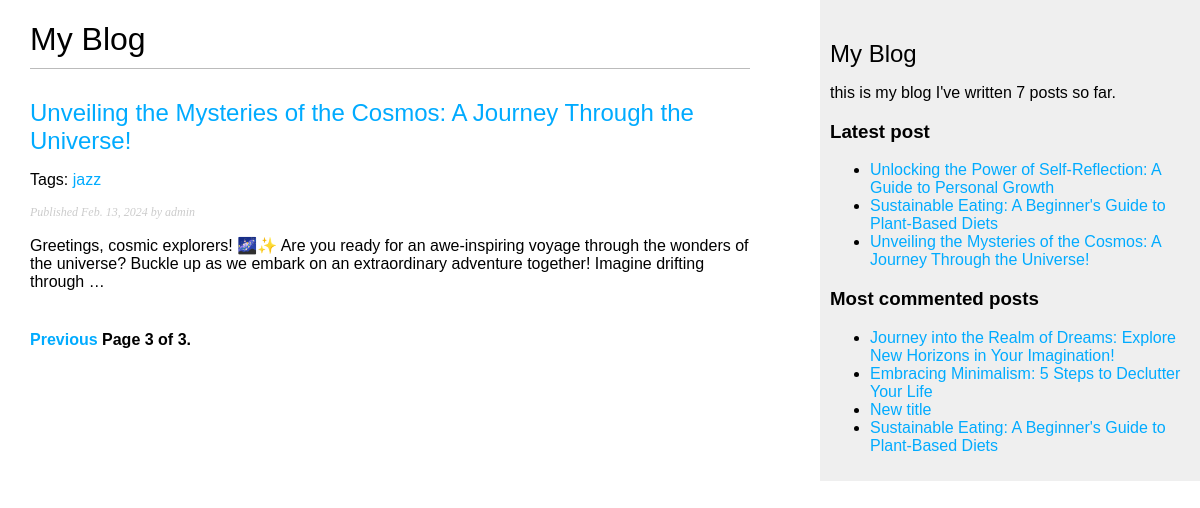
Page /blog/?page=3 on the committed database.
### blog/models.py (models this page shows, shortened)
class Post(models.Model):
    class Status(models.TextChoices):
        DRAFT = 'DF', 'Draft'
        PUBLISHED = 'PB', 'Published'
    title = models.CharField(max_length=250)
    slug = models.SlugField(max_length=250, unique_for_date='publish')
    author = models.ForeignKey(User,
                               on_delete=models.CASCADE,
                               related_name='blog_posts')
    body = models.TextField()
    publish = models.DateField(default=timezone.now)
    created = models.DateField(auto_now_add=True)
    updated = models.DateField(auto_now=True)
    status = models.CharField(max_length=2,
                              choices=Status.choices,
                              default=Status.DRAFT)
    objects = models.Manager()
    published = PublishedManager()
    tags = TaggableManager()
    class Meta:
        ordering = ['-publish']
        indexes = [
            models.Index(fields=['-publish']),
        ]
    def get_absolute_url(self):
        return reverse('blog:post_detail', args=[self.publish.year,
                                                 self.publish.month,
                                                 self.publish.day,
                                                 self.slug])

### blog/views.py (the view)
# urls.py: path('', views.post_list, name='post_list'),
def post_list(request, tag_slug=None):
    post_list = Post.published.all()
    tag = None
    if tag_slug:
        tag = get_object_or_404(Tag, slug=tag_slug)
        post_list = post_list.filter(tags__in=[tag])
    paginator = Paginator(post_list, 3)
    page_number = request.GET.get('page', 1)
    try:
        posts = paginator.page(page_number)
    except PageNotAnInteger:
        posts = paginator.page(1)
    except EmptyPage:
        posts = paginator.page(paginator.num_pages)
    return render(request, 'blog/post/list.html', {'posts': posts, 'tag': tag})

### blog/models.py (called while the page is built)
    def get_queryset(self):
        return super().get_queryset()\
                        .filter(status=Post.Status.PUBLISHED)

### blog/templatetags/blog_tags.py (called while the page is built)
@register.simple_tag
def total_posts():
    return Post.published.count()

@register.simple_tag
def get_most_commented_posts(count=2):
    return Post.published.annotate(total_comments=Count('comments')).order_by('-total_comments')[::count]

@register.inclusion_tag('blog/post/latest_posts.html')
def show_latest_posts(count=5):
    latest_posts = Post.published.order_by('-publish')[::count]
    return {'latest_posts': latest_posts}

### blog/templates/blog/post/list.html (shortened to what this page needs)
{% extends "blog/base.html" %}
{% block content %}
    <h1>My Blog</h1>
    {% for post in posts %}
        <h2>
            <a href="{{ post.get_absolute_url }}"> {{ post.title }}</a>
        </h2>
        <p class="tags">
            Tags:
            {% for tag in post.tags.all %}
                <a href="{% url 'blog:post_list_by_tag' tag.slug %}">
                    {{ tag.name }}
                </a>
            {% endfor %}
        </p>
        <p class="date">
            Published {{ post.publish }} by {{ post.author }}
        </p>
        {{ post.body|truncatewords:30|linebreaks }}
    {% endfor %}
    {% include "pagination.html" with page=posts %}
{% endblock %}

### blog/templates/blog/base.html (shortened to what this page needs)
{% load blog_tags %}
{% load static %}
<!DOCTYPE html>
<html lang="en">
<head>
    <link href="{% static 'css/blog.css' %}" rel="stylesheet">
</head>
<body>
    <div id="content">
        {% block content %}
        {% endblock %}
    </div>
    <div id="sidebar">
        <h2>My Blog</h2>
        <p>
            this is my blog
            I've written {% total_posts %} posts so far.
        </p>
        <h3>Latest post</h3>
        {% show_latest_posts 3 %}
        <h3>Most commented posts</h3>
        {% get_most_commented_posts as most_commented_posts %}
        <ul>
            {% for post in most_commented_posts %}
            <li>
                <a href="{{ post.get_absolute_url }}">{{ post.title }}</a>
            </li>
            {% endfor %}
        </ul>
    </div>
</body>
</html>

### blog/templates/blog/post/latest_posts.html
<ul>
    {% for post in latest_posts %}
    <li>
        <a href="{{ post.get_absolute_url }}">{{ post.title }}</a>
    </li>
    {% endfor %}
</ul>

### blog/static/css/blog.css (style rules this page uses)
body { margin:0; padding:0; font-family:helvetica, sans-serif; }
a { color:#00abff; text-decoration:none; }
h1 { font-weight:normal; border-bottom:1px solid #bbb; padding:0 0 10px 0; }
h2 { font-weight:normal; margin:30px 0 0; }
#content { float:left; width:60%; padding:0 0 0 30px; }
#sidebar { float:right; width:30%; padding:10px; background:#efefef; height:100%; }
p.date { color:#ccc; font-family: georgia, serif; font-size: 12px; font-style: italic; }

### rows in the picture
Post: title "Unveiling the Mysteries of the Cosmos: A Journey Through the Universe!", publish "Feb. 13, 2024", author "admin", body "Greetings, cosmic explorers! 🌌✨ Are you ready for an awe-inspiring voyage through the wonders of the universe? Buckle up as we embark on an extraordinary adventure together! Imagine drifting through …"
Tag: name "jazz"
Post: title "Unlocking the Power of Self-Reflection: A Guide to Personal Growth"
Post: title "Sustainable Eating: A Beginner's Guide to Plant-Based Diets"
Post: title "Journey into the Realm of Dreams: Explore New Horizons in Your Imagination!"
Post: title "Embracing Minimalism: 5 Steps to Declutter Your Life"
Post: title "New title"

### other values in the picture
{{ page.number }} "3"
{{ page.paginator.num_pages }} "3"
